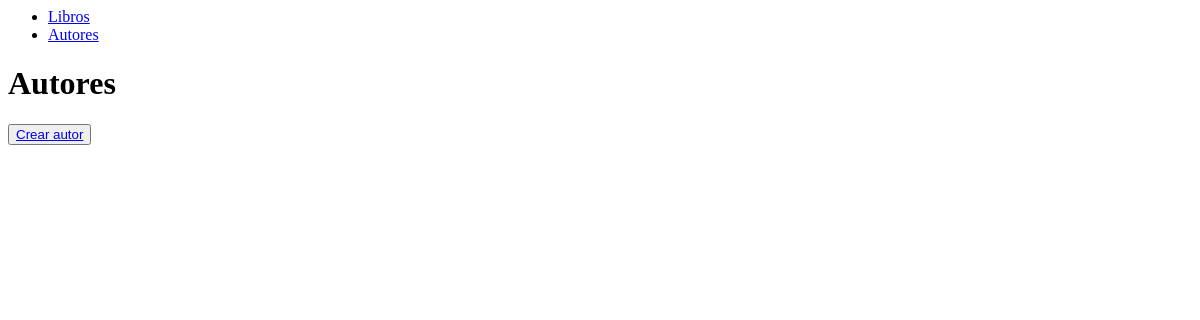
Before: /autores/ with the older database file.
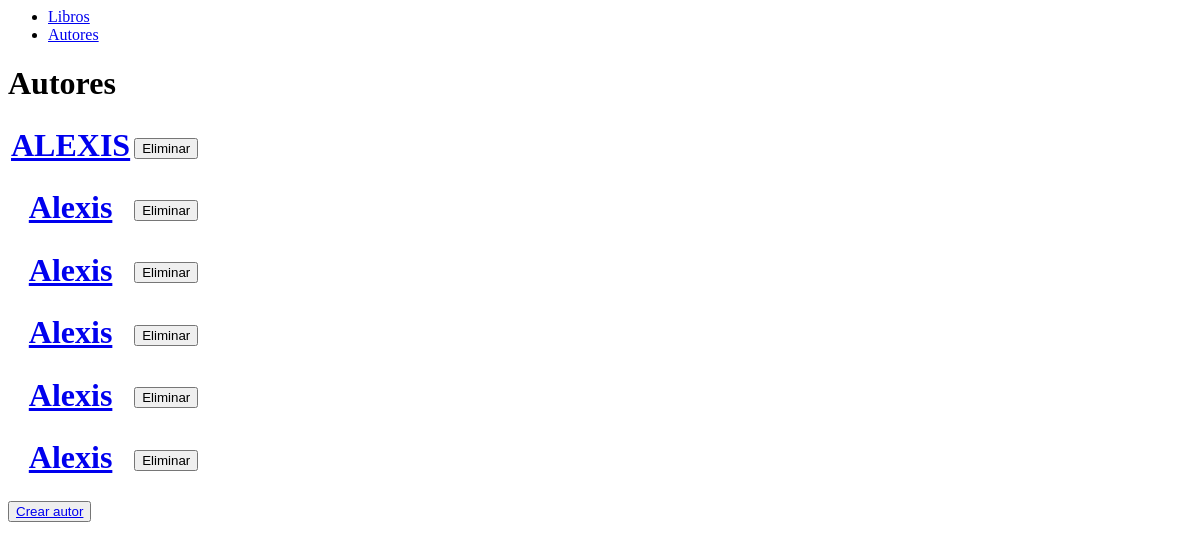
After: the same page with the newer database file.
### libros/models.py (models this page shows, shortened)
class Autor(models.Model):
    nombre = models.CharField(max_length = 100)
    apellido = models.CharField(max_length = 100)
    nacionalidad = models.CharField(max_length = 100,blank = True)
    biografia = models.TextField(blank = True)

### libros/views.py (the view)
# urls.py: path('autores/', views.autores),
def autores(request):
    autores = Autor.objects.all()
    return render(request, 'autores.html', {
        'autores': autores
    })

### libros/templates/autores.html (shortened to what this page needs)
{% extends 'base.html' %} {% block content %}
<h1>Autores</h1>
<table>
  {% for autor in autores %}
  <tr>
    <th>
      <a href="{% url 'detalle-autor' autor.id %}">
        <h1>{{autor.nombre}}</h1>
      </a>
    </th>
    <th>
      <form action="{% url 'eliminar-autor' id=autor.id %}" method="post">
        <button>Eliminar</button>
      </form>
    </th>
  </tr>
  {% endfor %}
</table>
<button>
  <a href="/autores/crear">Crear autor</a>
</button>
{% endblock %}

### libros/templates/base.html
<nav>
    <ul>
        <li><a href="/libros">Libros</a></li>
        <li><a href="/autores">Autores</a></li>
    </ul>
</nav>
{% block content %}
{% endblock %}

Changed rows visible on the page:
added Autor: nombre "ALEXIS"
added Autor: nombre "Alexis"
added Autor: nombre "Alexis"
added Autor: nombre "Alexis"
added Autor: nombre "Alexis"
added Autor: nombre "Alexis"
